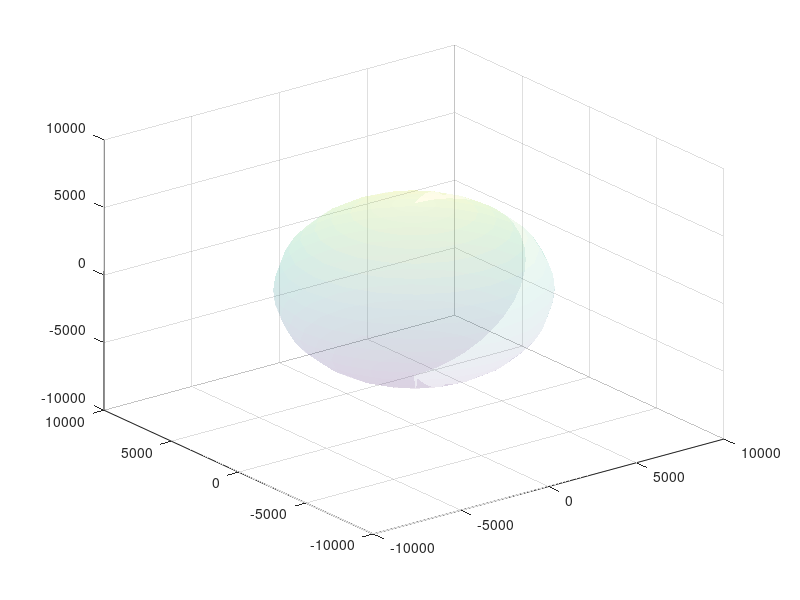

Write the MATLAB code that produced this figure. (Note: this script raises an error after producing the figure.)
function plotEarth()
%PLOTEARTH plots Earth 

% plotting Earth

earthR = 6371; %km
[X,Y,Z] = sphere;
X = X * earthR;
Y = Y * earthR;
Z = Z * earthR;
surf(X,Y,Z, 'DisplayName', 'Earth', 'FaceAlpha', 0.1, 'EdgeAlpha', 0.3); 
% Equatorial plane
% maxR = max(abs(R), [], 'all');
maxR = max(abs(earthR*1.5), [], 'all');
[x, y] = meshgrid(-maxR:maxR:maxR);
z = zeros(size(x,1));
surf(x,y,z, 'FaceAlpha', 0.2, 'DisplayName', 'Equatorial plane', 'FaceAlpha', 0.05);

grid on
legend()

end

